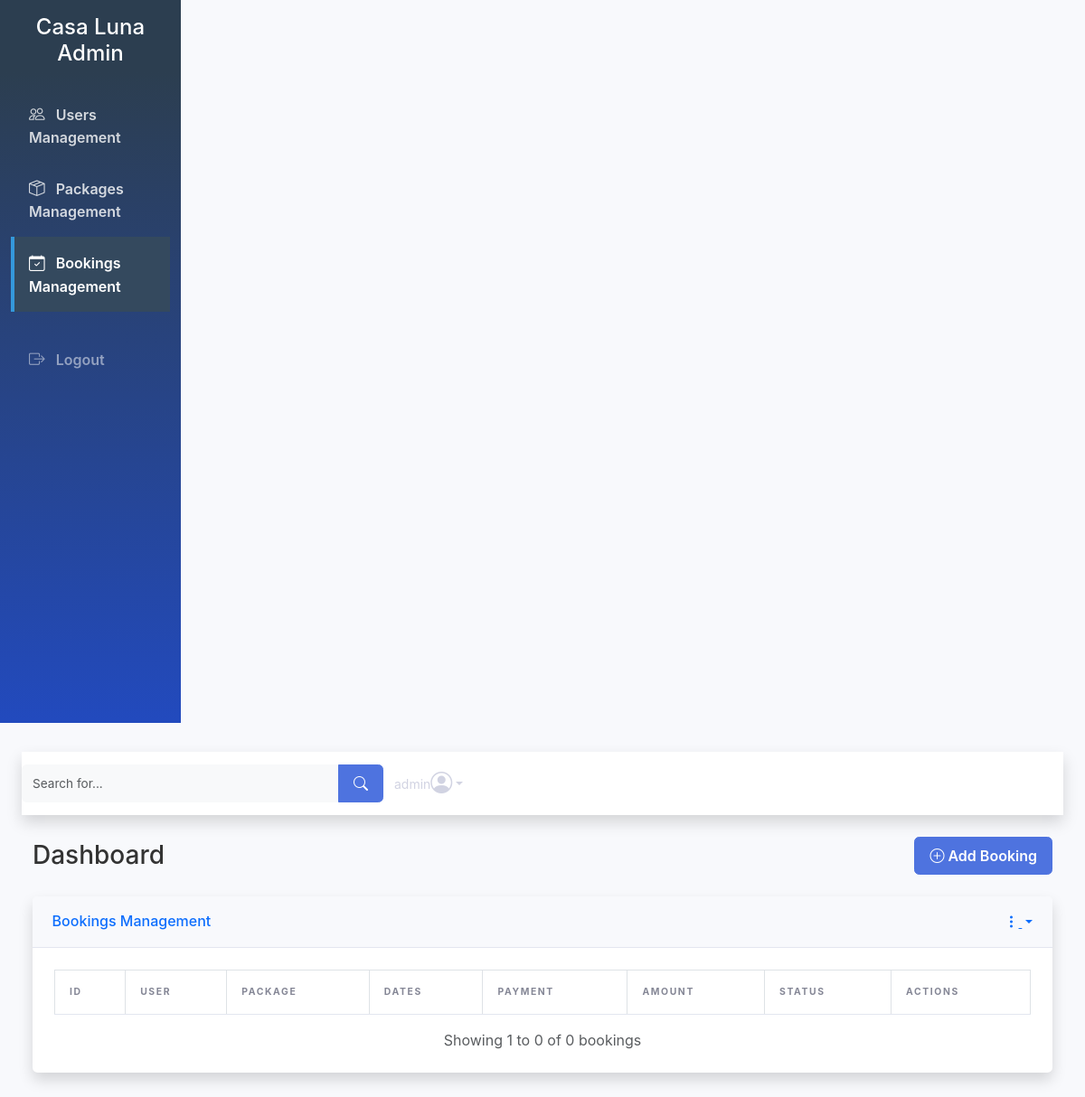
The app's page /admin.php?tab=bookings&booking_page=1 (signed in), older data.
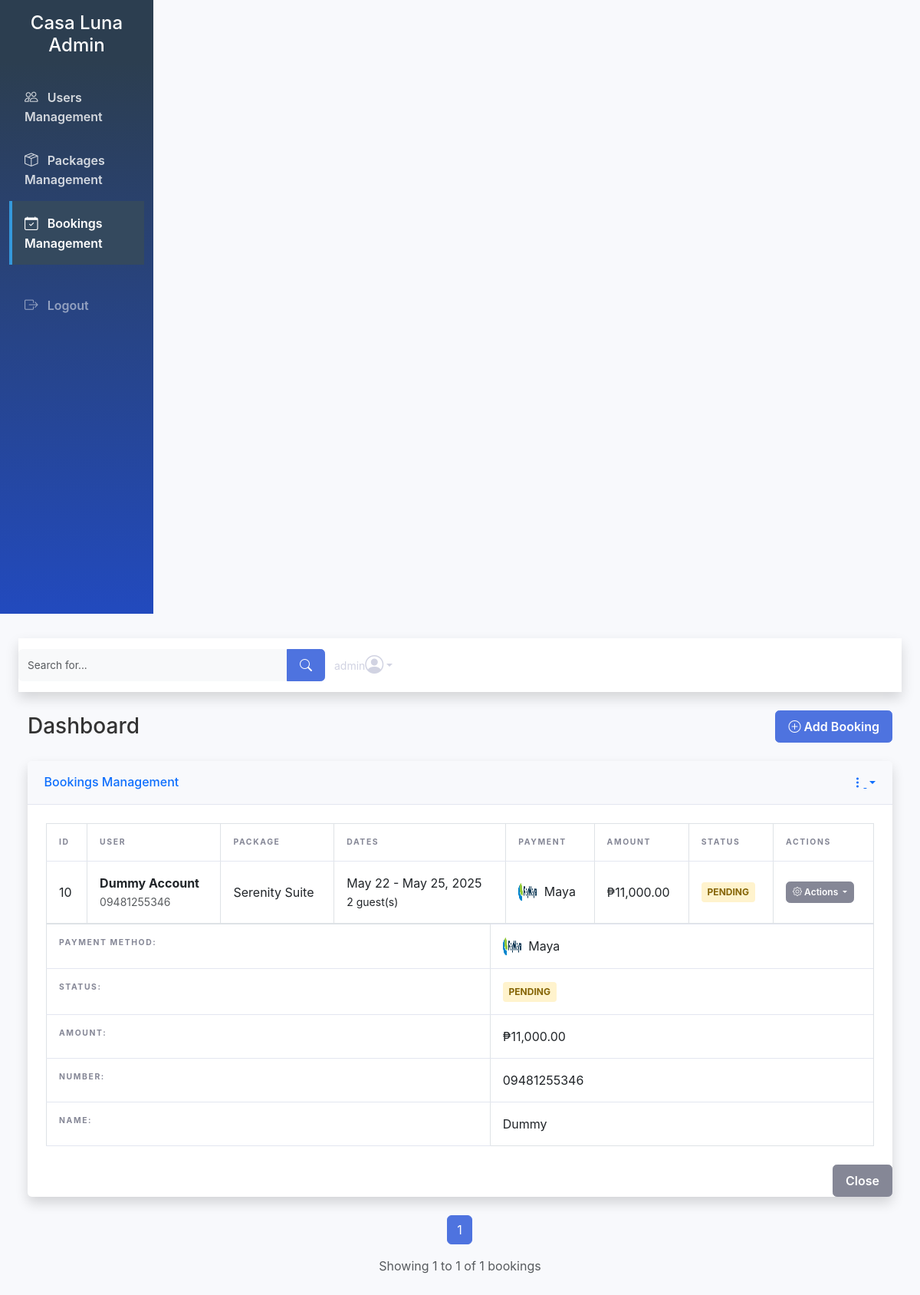
The same page, newer data.
### tables this page shows
CREATE TABLE `booking` (
  `id` int(11) NOT NULL,
  `user_id` int(11) NOT NULL,
  `name` varchar(100) DEFAULT NULL,
  `email` varchar(100) DEFAULT NULL,
  `phone` varchar(20) DEFAULT NULL,
  `address` varchar(255) DEFAULT NULL,
  `package` varchar(255) DEFAULT NULL,
  `guests` int(11) DEFAULT NULL,
  `arrivals` date DEFAULT NULL,
  `leaving` date DEFAULT NULL,
  `created_at` timestamp NOT NULL DEFAULT current_timestamp(),
  `payment_method` varchar(50) DEFAULT NULL,
  `payment_details` text DEFAULT NULL,
  `reference_number` varchar(100) DEFAULT NULL,
  `total_amount` decimal(10,2) DEFAULT NULL,
  `status` varchar(20) DEFAULT 'Pending'
);

CREATE TABLE `users` (
  `id` int(11) NOT NULL,
  `name` varchar(100) NOT NULL,
  `email` varchar(150) NOT NULL,
  `password` varchar(255) NOT NULL,
  `created_at` timestamp NOT NULL DEFAULT current_timestamp()
);

### admin.php (the view, shortened to what the changed rows need)
<?php
include('connection.php');
$active_tab = isset($_GET['tab']) ? $_GET['tab'] : 'users';
$records_per_page = 5;
$search_query = '';
$booking_page = isset($_GET['booking_page']) ? (int)$_GET['booking_page'] : 1;
$booking_offset = ($booking_page - 1) * $records_per_page;
$booking_query = "SELECT booking.*, users.name as user_name FROM booking LEFT JOIN users ON booking.user_id = users.id";
$booking_query .= " ORDER BY booking.created_at DESC LIMIT $booking_offset, $records_per_page";
$bookings = mysqli_query($connection, $booking_query);
$total_bookings = mysqli_query($connection, "SELECT COUNT(*) as total FROM booking");
$total_bookings = mysqli_fetch_assoc($total_bookings)['total'];
$total_booking_pages = ceil($total_bookings / $records_per_page);
?>
<!DOCTYPE html>
<html lang="en">
<head>
    <link href="https://cdn.jsdelivr.net/npm/bootstrap@5.3.0/dist/css/bootstrap.min.css" rel="stylesheet">
    <link rel="stylesheet" href="https://cdn.jsdelivr.net/npm/bootstrap-icons@1.10.0/font/bootstrap-icons.css">
</head>
<body>
    <div class="container-fluid">
        <div class="row">
            <main class="col-md-9 ms-sm-auto col-lg-10 px-md-4 main-content">
                <div class="container-fluid">
                    <div class="d-sm-flex align-items-center justify-content-between mb-4">
                        <h1 class="h3 mb-0 text-gray-800">Dashboard</h1>
                    </div>
                    <div class="row">
                        <div class="col-12 <?php echo $active_tab == 'bookings' ? '' : 'd-none'; ?>">
                            <div class="card shadow mb-4">
                                <div class="card-body">
                                    <div class="table-responsive">
                                        <table class="table table-bordered" width="100%" cellspacing="0">
                                            <thead>
                                                <tr>
                                                    <th>ID</th>
                                                    <th>User</th>
                                                    <th>Package</th>
                                                    <th>Dates</th>
                                                    <th>Payment</th>
                                                    <th>Amount</th>
                                                    <th>Status</th>
                                                    <th>Actions</th>
                                                </tr>
                                            </thead>
                                            <tbody>
                                                <?php while ($booking = mysqli_fetch_assoc($bookings)):
                                                    $payment_details = json_decode($booking['payment_details'], true);
                                                ?>
                                                    <tr class="fade-in">
                                                        <td><?php echo $booking['id']; ?></td>
                                                        <td>
                                                            <strong><?php echo htmlspecialchars($booking['user_name']); ?></strong><br>
                                                            <small class="text-muted"><?php echo htmlspecialchars($booking['phone']); ?></small>
                                                        </td>
                                                        <td><?php echo htmlspecialchars($booking['package']); ?></td>
                                                        <td>
                                                            <?php echo date('M j', strtotime($booking['arrivals'])); ?> -
                                                            <?php echo date('M j, Y', strtotime($booking['leaving'])); ?><br>
                                                            <small><?php echo $booking['guests']; ?> guest(s)</small>
                                                        </td>
                                                        <td>
                                                            <?php if ($booking['payment_method'] == 'GCash'): ?>
                                                                <img src="images/GCash_logo.png" class="payment-method-icon" alt="GCash">
                                                            <?php elseif ($booking['payment_method'] == 'Maya'): ?>
                                                                <img src="images/Paymaya_logo.png" class="payment-method-icon" alt="Maya">
                                                            <?php elseif ($booking['payment_method'] == 'PayPal'): ?>
                                                                <img src="https://upload.wikimedia.org/wikipedia/commons/thumb/b/b5/PayPal.svg/1200px-PayPal.svg.png" class="payment-method-icon" alt="PayPal">
                                                            <?php endif; ?>
                                                            <?php echo $booking['payment_method']; ?>
                                                        </td>
                                                        <td>₱<?php echo number_format($booking['total_amount'], 2); ?></td>
                                                        <td>
                                                            <span class="status-badge status-<?php echo strtolower($booking['status']); ?>">
                                                                <?php echo $booking['status']; ?>
                                                            </span>
                                                        </td>
                                                        <td>
                                                            <div class="dropdown">
                                                                <button class="btn btn-sm btn-secondary dropdown-toggle" type="button" id="dropdownMenuButton" data-bs-toggle="dropdown" aria-expanded="false">
                                                                    <i class="bi bi-gear"></i> Actions
                                                                </button>
                                                            </div>
                                                        </td>
                                                    </tr>
                                                    <div class="modal fade" id="paymentDetailsModal<?php echo $booking['id']; ?>" tabindex="-1" aria-hidden="true">
                                                        <div class="modal-dialog">
                                                            <div class="modal-content">
                                                                <div class="modal-body">
                                                                    <div class="table-responsive">
                                                                        <table class="table table-bordered">
                                                                            <tr>
                                                                                <th>Payment Method:</th>
                                                                                <td>
                                                                                    <?php if ($booking['payment_method'] == 'GCash'): ?>
                                                                                        <img src="images/GCash_logo.png" class="payment-method-icon" alt="GCash">
                                                                                    <?php elseif ($booking['payment_method'] == 'Maya'): ?>
                                                                                        <img src="images/Paymaya_logo.png" class="payment-method-icon" alt="Maya">
                                                                                    <?php elseif ($booking['payment_method'] == 'PayPal'): ?>
                                                                                        <img src="https://upload.wikimedia.org/wikipedia/commons/thumb/b/b5/PayPal.svg/1200px-PayPal.svg.png" class="payment-method-icon" alt="PayPal">
                                                                                    <?php endif; ?>
                                                                                    <?php echo $booking['payment_method']; ?>
                                                                                </td>
                                                                            </tr>
                                                                            <tr>
                                                                                <th>Status:</th>
                                                                                <td>
                                                                                    <span class="status-badge status-<?php echo strtolower($booking['status']); ?>">
                                                                                        <?php echo $booking['status']; ?>
                                                                                    </span>
                                                                                </td>
                                                                            </tr>
                                                                            <tr>
                                                                                <th>Amount:</th>
                                                                                <td>₱<?php echo number_format($booking['total_amount'], 2); ?></td>
                                                                            </tr>
                                                                            <?php if ($payment_details): ?>
                                                                                <?php foreach ($payment_details as $key => $value): ?>
                                                                                    <tr>
                                                                                        <th><?php echo ucfirst(str_replace('_', ' ', $key)); ?>:</th>
                                                                                        <td><?php echo htmlspecialchars($value); ?></td>
                                                                                    </tr>
                                                                                <?php endforeach; ?>
                                                                            <?php endif; ?>
                                                                        </table>
                                                                    </div>
                                                                </div>
                                                                <div class="modal-footer">
                                                                    <button type="button" class="btn btn-secondary" data-bs-dismiss="modal">Close</button>
                                                                </div>
                                                            </div>
                                                        </div>
                                                    </div>
                                                <?php endwhile; ?>
                                            </tbody>
                                        </table>
                                    </div>
                                    <nav aria-label="Page navigation">
                                        <ul class="pagination justify-content-center">
                                            <?php for ($i = 1; $i <= $total_booking_pages; $i++): ?>
                                                <li class="page-item <?php echo $i == $booking_page ? 'active' : ''; ?>">
                                                    <a class="page-link" href="?tab=bookings&booking_page=<?php echo $i; ?><?php echo $search_query ? '&search=' . urlencode($search_query) : ''; ?>"><?php echo $i; ?></a>
                                                </li>
                                            <?php endfor; ?>
                                        </ul>
                                    </nav>
                                    <div class="text-center text-muted">
                                        Showing <?php echo ($booking_offset + 1) . ' to ' . min($booking_offset + $records_per_page, $total_bookings); ?> of <?php echo $total_bookings; ?> bookings
                                    </div>
                                </div>
                            </div>
                        </div>
                    </div>
                </div>
            </main>
        </div>
    </div>
</body>
</html>

Row changes from the older to the newer data that the page shows:
added booking: id "10", user.name "Dummy Account", phone "09481255346", package "Serenity Suite", arrivals "May 22", leaving "May 25, 2025", guests "2", payment_method "Maya", total_amount "11,000.00", status "PENDING", key "NUMBER", payment_details "09481255346", key "NAME", payment_details "Dummy"
Text that changed along with them:
min($booking_offset + $records_per_page, $total_bookings): "0" → "1"
$total_bookings: "0" → "1"
new list line: "1"
